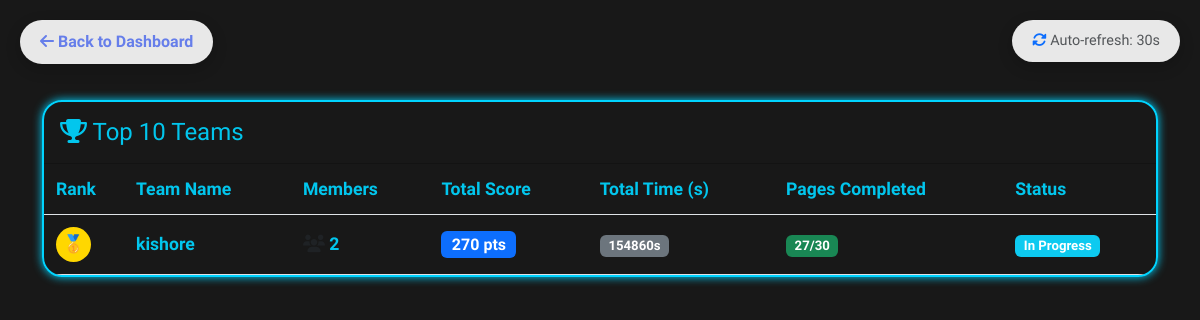
The page /leaderboard/ on the database as committed earlier.
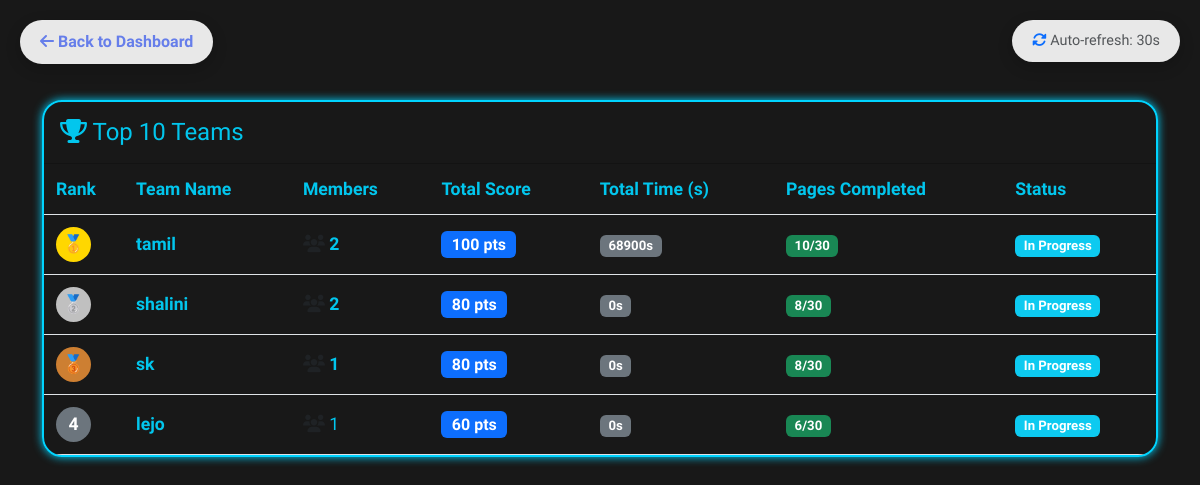
The same page on the database as committed later.
### game/models.py (models this page shows, shortened)
class Team(models.Model):
    team_name = models.CharField(max_length=100, unique=True)
    team_password = models.CharField(max_length=100)
    created_at = models.DateTimeField(auto_now_add=True)
    created_by = models.ForeignKey(User, on_delete=models.CASCADE, related_name='created_teams')

### game/views.py (the view)
# urls.py: path('leaderboard/', views.public_leaderboard, name='public_leaderboard'),
def public_leaderboard(request):
    from django.db.models import Subquery, OuterRef
    team_scores = TeamRoundProgress.objects.filter(
        team=OuterRef('pk')
    ).values('team').annotate(
        total=Sum('score')
    ).values('total')
    teams = Team.objects.annotate(
        members_count=Count('members', distinct=True),
        total_score=Coalesce(Subquery(team_scores), 0),
        pages_completed=Count('round_progress__page_progress', filter=Q(round_progress__page_progress__completed=True), distinct=True),
        total_duration_seconds=Coalesce(Sum('round_progress__duration_seconds'), 0)
    ).order_by('-total_score', '-pages_completed', 'total_duration_seconds', 'created_at')
    total_teams = teams.count()
    total_participants = TeamMember.objects.count()
    context = {
        'teams': teams,
        'total_teams': total_teams,
        'total_participants': total_participants,
    }
    return render(request, 'leaderboard.html', context)

### game/templates/leaderboard.html (shortened to what this page needs)
{% load static %}
<!DOCTYPE html>
<html lang="en">
<head>
    <link href="https://cdn.jsdelivr.net/npm/bootstrap@5.3.2/dist/css/bootstrap.min.css" rel="stylesheet">
    <link href="https://cdnjs.cloudflare.com/ajax/libs/font-awesome/6.4.0/css/all.min.css" rel="stylesheet">
</head>
<body>
    <div class="auto-refresh">
        <i class="fas fa-sync-alt refresh-icon text-primary"></i>
        <span class="text-muted">Auto-refresh: 30s</span>
    </div>
    <a href="{% url 'team_dashboard' %}" class="back-btn">
        <i class="fas fa-arrow-left"></i> Back to Dashboard
    </a>
    <div class="container">
        <div class="card">
            <div class="card-header py-3">
                <h4 class="mb-0">
                    <i class="fas fa-trophy"></i> Top 10 Teams
                </h4>
            </div>
            <div class="card-body p-0">
                <div class="table-responsive">
                    <table class="table table-hover mb-0">
                        <thead>
                            <tr>
                                <th style="width: 80px;">Rank</th>
                                <th>Team Name</th>
                                <th>Members</th>
                                <th>Total Score</th>
                                <th>Total Time (s)</th>
                                <th>Pages Completed</th>
                                <th>Status</th>
                            </tr>
                        </thead>
                        <tbody>
                            {% for team in teams|slice:":10" %}
                            <tr class="{% if forloop.counter == 1 %}table-rank-1{% elif forloop.counter == 2 %}table-rank-2{% elif forloop.counter == 3 %}table-rank-3{% endif %}">
                                <td>
                                    <span class="rank-badge {% if forloop.counter == 1 %}rank-1{% elif forloop.counter == 2 %}rank-2{% elif forloop.counter == 3 %}rank-3{% else %}rank-other{% endif %}">
                                        {% if forloop.counter <= 3 %}
                                            {% if forloop.counter == 1 %}🥇{% elif forloop.counter == 2 %}🥈{% else %}🥉{% endif %}
                                        {% else %}
                                            {{ forloop.counter }}
                                        {% endif %}
                                    </span>
                                </td>
                                <td><strong>{{ team.team_name }}</strong></td>
                                <td>
                                    <i class="fas fa-users text-muted"></i> {{ team.members_count }}
                                </td>
                                <td>
                                    <span class="badge bg-primary fs-6">{{ team.total_score|default:0 }} pts</span>
                                </td>
                                <td>
                                    <span class="badge bg-secondary">{{ team.total_duration_seconds|default:0 }}s</span>
                                </td>
                                <td>
                                    <span class="badge bg-success">{{ team.pages_completed|default:0 }}/30</span>
                                </td>
                                <td>
                                    {% if team.pages_completed == 30 %}
                                        <span class="badge bg-warning">All Complete</span>
                                    {% elif team.pages_completed > 0 %}
                                        <span class="badge bg-info">In Progress</span>
                                    {% else %}
                                        <span class="badge bg-secondary">Not Started</span>
                                    {% endif %}
                                </td>
                            </tr>
                            {% endfor %}
                        </tbody>
                    </table>
                </div>
            </div>
        </div>
    </div>
</body>
</html>

Rows that differ between the two databases and show on the page:
removed Team: team_name "kishore", members_count "2", total_score "270", total_duration_seconds "154860", pages_completed "27", shows "In Progress"
added Team: team_name "tamil", members_count "2", total_score "100", total_duration_seconds "68900", pages_completed "10", shows "In Progress"
added Team: team_name "shalini", members_count "2", total_score "80", total_duration_seconds "0", pages_completed "8", shows "In Progress"
added Team: team_name "sk", members_count "1", total_score "80", total_duration_seconds "0", pages_completed "8", shows "In Progress"
added Team: team_name "lejo", members_count "1", total_score "60", total_duration_seconds "0", pages_completed "6", shows "In Progress"
